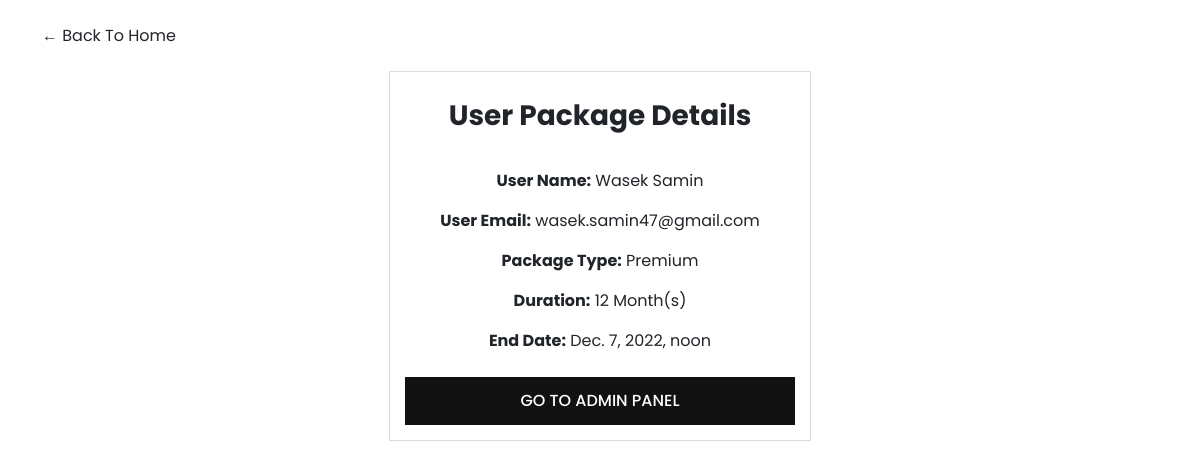
/user-package/4/ (signed in), run on the app's committed database.
### SAAS/models.py (models this page shows, shortened)
class PackageCheckout(models.Model):
    created_at = models.DateTimeField(default=datetime.now)
    customer_obj = models.ForeignKey(User, null=True, on_delete=models.CASCADE)
    customer_name = models.CharField(max_length=255)
    customer_phone_number = models.CharField(max_length=255)
    shop = models.ForeignKey(Shop, null=True, on_delete=models.CASCADE)
    package = models.ForeignKey(Package, on_delete=models.CASCADE)
    total = models.DecimalField(max_digits=10, decimal_places=2, default=0.00)
    bkash_number = models.CharField(max_length=16, null=True, blank=True)
    bkash_transaction_id = models.CharField(max_length=100, null=True, blank=True)
    nagad_number = models.CharField(max_length=16, null=True, blank=True)
    nagad_transaction_id = models.CharField(max_length=100, null=True, blank=True)
    due_date = models.DateTimeField(null=True, blank=True)
    is_expired = models.BooleanField(default=False, null=True)
    class Meta:
        ordering = ["-id"]

class Package(models.Model):
    package_name = models.CharField(max_length=255, unique=True)
    package_price = models.DecimalField(max_digits=10, decimal_places=2, default=0.00)
    duration = models.PositiveIntegerField()
    package_description = models.TextField(null=True)

### SAAS/views.py (the view, shortened to what this page needs)
# urls.py: path("user-package/<int:id>/",userPackageView, name="userPackage"),
@login_required(login_url='/login/')
def userPackageView(request, id):
    package_checkout_obj = get_object_or_404(PackageCheckout, id=id)
    today_date = datetime.now() - timedelta(days=1)
    today_date = datetime.strftime(today_date, "%Y-%m-%d %H:%M:%S")
    today_date = datetime.strptime(today_date, "%Y-%m-%d %H:%M:%S")
    package_expired_date = package_checkout_obj.due_date
    package_expired_date = datetime.strftime(package_expired_date, "%Y-%m-%d %H:%M:%S")
    package_expired_date = datetime.strptime(package_expired_date, "%Y-%m-%d %H:%M:%S")
    print(today_date)
    print(package_expired_date)
    args = {
        "package_checkout_obj": package_checkout_obj,
    }
    return render(request, "package/userPackage.html", args)

### SAAS/templates/package/userPackage.html (shortened to what this page needs)
{% extends "landing/base.html" %}
{% load static %}
{% block content %}
<link rel="stylesheet" href="{% static 'css/saas/packageDetail.css' %}">
<div class="container my-4">
    <a class="text-dark" href="{% url 'landing' %}">&#x2190; Back To Home</a>
</div>
<div class="main____user___details___div">
    <div class="individual_____div">
        <p class="fw-bold fs-3">User Package Details<p>
        <p><span class="fw-bold">User Name:</span> {{ package_checkout_obj.customer_name }}</p>
        <p><span class="fw-bold">User Email:</span> {{ package_checkout_obj.customer_obj.email }}</p>
        <p><span class="fw-bold">Package Type:</span> {{ package_checkout_obj.package.package_name }}</p>
        <p><span class="fw-bold">Duration:</span> {% widthratio package_checkout_obj.package.duration 30 1 %} Month(s)</p>
        <p><span class="fw-bold">End Date:</span> {{ package_checkout_obj.due_date }}</p>
        {% if not package_checkout_obj.is_expired %}
            <section class="mt-3">
                <a href="{% url 'admin-home' package_checkout_obj.shop.id %}" type="submit" class="text-uppercase package__buyBtn text-center">Go To Admin Panel </a>
            </section>
        {% endif %}
    </div>
</div>
{% endblock %}

### static/css/saas/landing.css (style rules this page uses)
* { box-sizing: border-box; padding: 0; margin: 0; list-style: none; font-family: "poppins", sans-serif; text-decoration: none !important; }

### static/css/saas/packageDetail.css (style rules this page uses)
.package__buyBtn { width: 100%; padding: 10px 25px; border: 2px solid #111; font-weight: 500; background: transparent; cursor: pointer; background: #111; color: #fff; z-index: 1; transition: all 0.3s ease; position: relative; display: inline-block; }
.package__buyBtn::after { position: absolute; content: ""; width: 0; height: 100%; top: 0; right: 0; z-index: -1; background: #f5f5f5; transition: all 0.3s ease; }
.individual_____div p { margin-block-end: 0; margin-block-start: 0; text-align: center; padding: 8px; }
.individual_____div { box-shadow: rgba(0, 0, 0, 0.02) 0px 1px 3px 0px, rgba(27, 31, 35, 0.15) 0px 0px 0px 1px; width: 35%; margin: 0 auto; padding: 15px; }

### data on the page
PackageCheckout: customer_name "Wasek Samin", customer_obj.email "wasek.samin47@gmail.com", package.package_name "Premium", package.duration "12", due_date "Dec. 7, 2022, noon"
